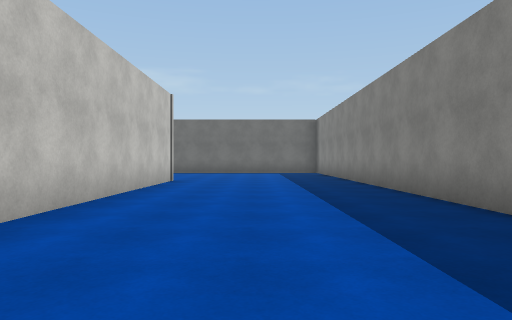
View 1 (above)

17 first-person views from a walk through a Unity game level. The camera is 1.2 m above the floor, looks level and sees 70° across. The floor is counted in squares, 2.25 m on a side. Each view is taken from the middle of a square. On the plan, view 1 faces up. The plan holds only what a view shows up to about 10 squares ahead; the rest is blank. The place goes on beyond the plan. The player is left out. Some surface patterns are stand-ins.

View 2
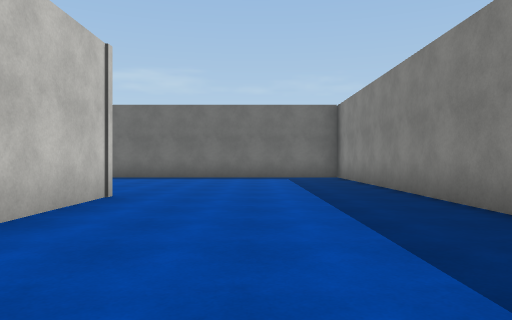

View 3
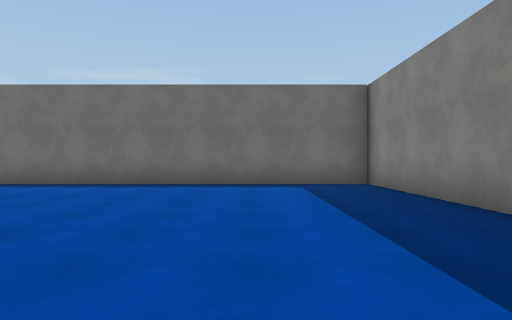

View 4
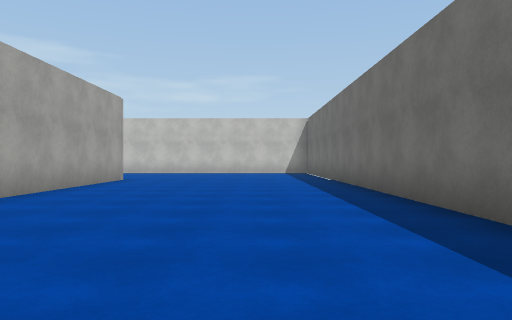

View 5
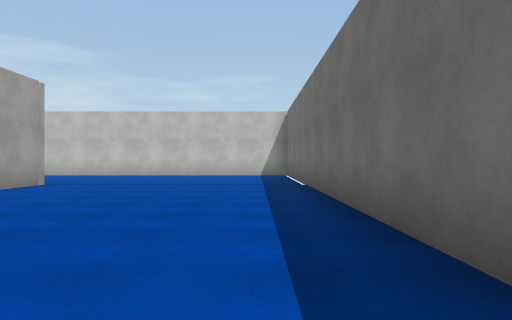

View 6
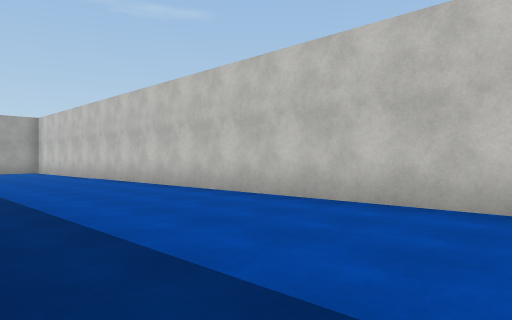

View 7
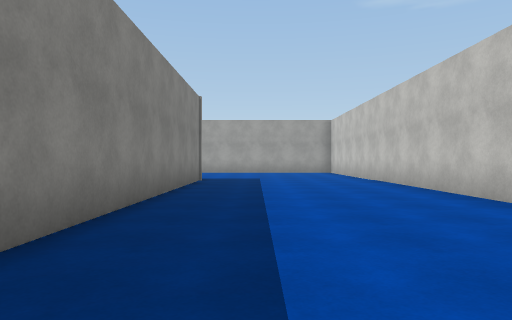

View 8
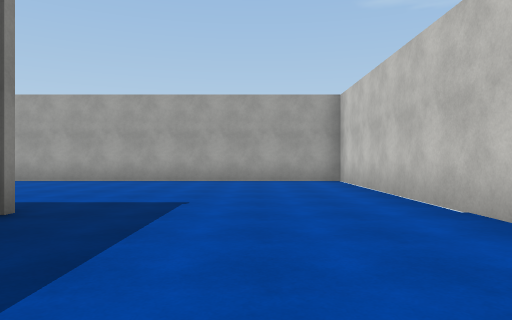

View 9
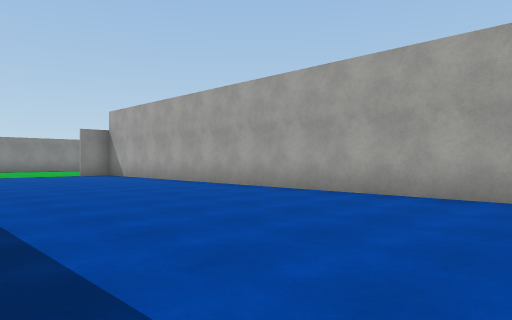

View 10
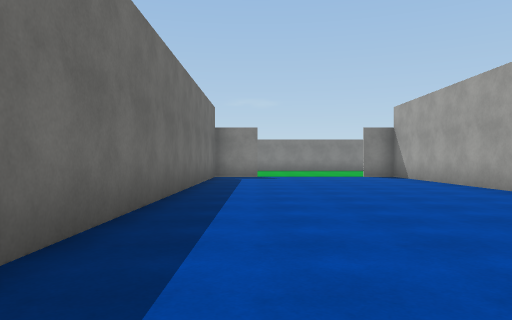

View 11
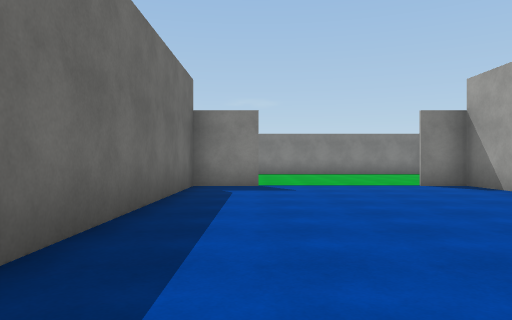

View 12
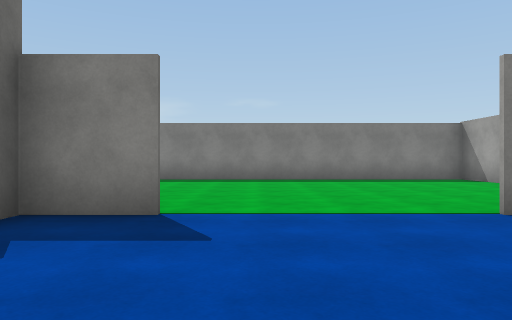

View 13
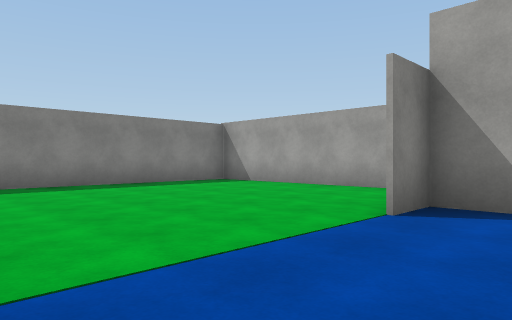

View 14
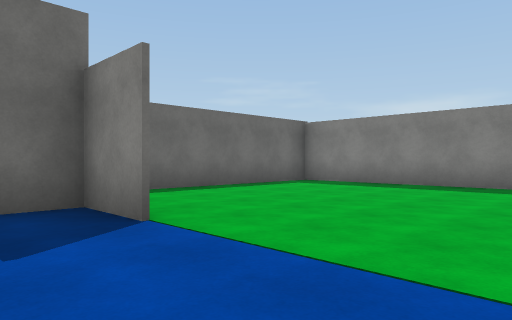

View 15
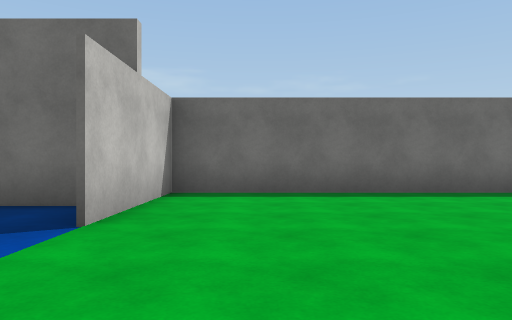

View 16
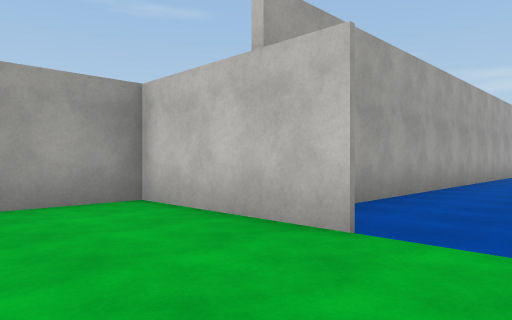

View 17
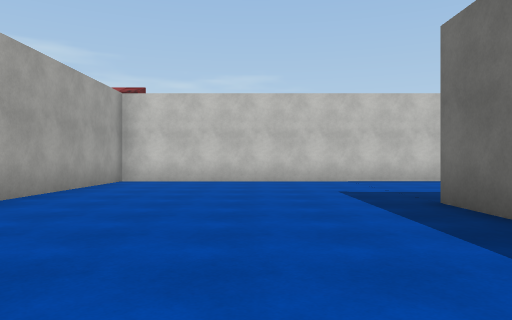

### Floor plan
Points are (right, up) in squares from view 1. A wall is a line through its corners. A room is listed if a view was taken in it or the views show most of it. See-through windows are left out.
Room 1 (views 1, 2, 3, 4, 5, 6, 7, 8, 9, 10, 11, 12, 13, 14, 15, 16, 17)
walls: (-2.2, 9.5) (-2.2, -10.4) (14.5, -10.4) (14.5, -9.4); (14.5, -6.1) (14.5, -4.7) (2.5, -4.7) (2.5, 15.1) (-10.9, 15.1); (14.6, -9.4) (14.6, -12.5) (20.8, -12.5) (20.8, -3) (14.6, -3) (14.6, -6.1); (-9.1, 9.4) (-4.1, 9.4)

Positions as (right, up) in squares from view 1, and headings:
1: (0, 0), facing up
2: (0, 4), facing up
3: (0, 7), facing up
4: (1, 13), facing left
5: (-1, 14), facing left
6: (2, 6), facing down-left
7: (1, 5), facing down
8: (0, -1), facing down
9: (2, -5), facing down-right
10: (3, -6), facing right
11: (7, -6), facing right
12: (11, -7), facing right
13: (13, -6), facing down-right
14: (13, -9), facing up-right
15: (16, -9), facing up
16: (17, -8), facing down-left
17: (7, -7), facing left
